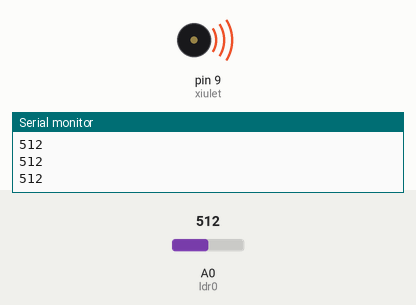
A sketch run on a simulated Arduino Uno, built with avr-gcc and run on an emulated ATmega328P. Shown: buzzer (waves = sounding), the last lines printed to the serial monitor. Inputs (shaded band) come from the test bench; at power-on: A0 (ldr0) = 512.

Above: at 1.25 s.
1.3 s: A0 (ldr0) set to 0
At 2.0 s:
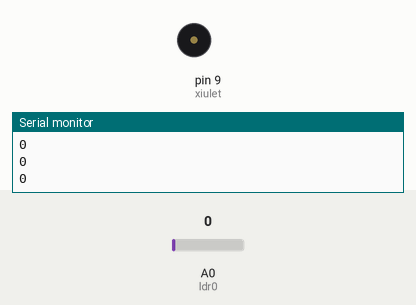
2.8 s: A0 (ldr0) set to 122
At 2.95 s:
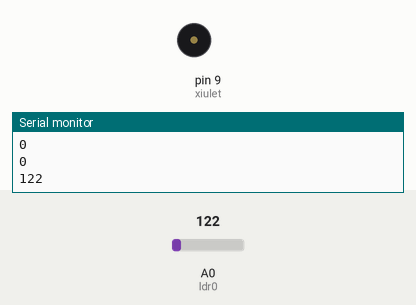
Timing chart, 0 to 11.8 s (numbered marks = the images above; inputs shaded):
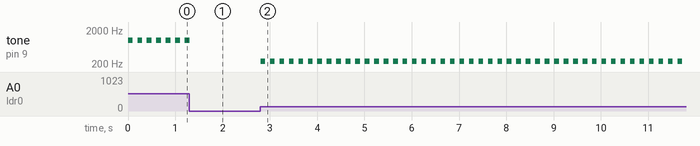

Measured:
- after the input at 1.3 s, tone on pin 9 (xiulet): goes on until 1.3 s, then stays silent
- after the input at 2.8 s, tone on pin 9 (xiulet): alternates 238 Hz for 0.10 s and silent for 0.10 s, starting at once
- by itself, tone on pin 9 (xiulet): alternates 1000 Hz for 0.10 s and silent for 0.10 s

The sketch:

Avisador_ac_stic_ex.1.ino
```cpp
/**********************************************************************************
**                                                                               **
**                              Avisador Acústic                                 **
**                                                                               **
**                                                                               **
**********************************************************************************/

//********** Includes *************************************************************

//********** Variables ************************************************************
const int xiulet = 9;        // donar nom al pin 9 de l’Arduino
const int ldr0 = A0;         // donar nom al pin A0 de l’Arduino

int valLdr0;                 // guardar valor del ldr
int freq;                    // freqüència del xiulet

//********** Setup ****************************************************************
void setup()
{
  pinMode(xiulet, OUTPUT);     // definir el pin 9 com una sortida
  Serial.begin(9600);
}

//********** Loop *****************************************************************
void loop()
{
  valLdr0 = analogRead(ldr0);   // llegir valor ldr


  freq=valLdr0;
  Serial.println(valLdr0);
  freq=map(freq, 0, 1023, 0, 2000);

  tone(xiulet, freq, 100);   // xiulet de durada 100ms
  delay(100+100);            // esperar xiulet + silenci
}

//********** Funcions *************************************************************
```
